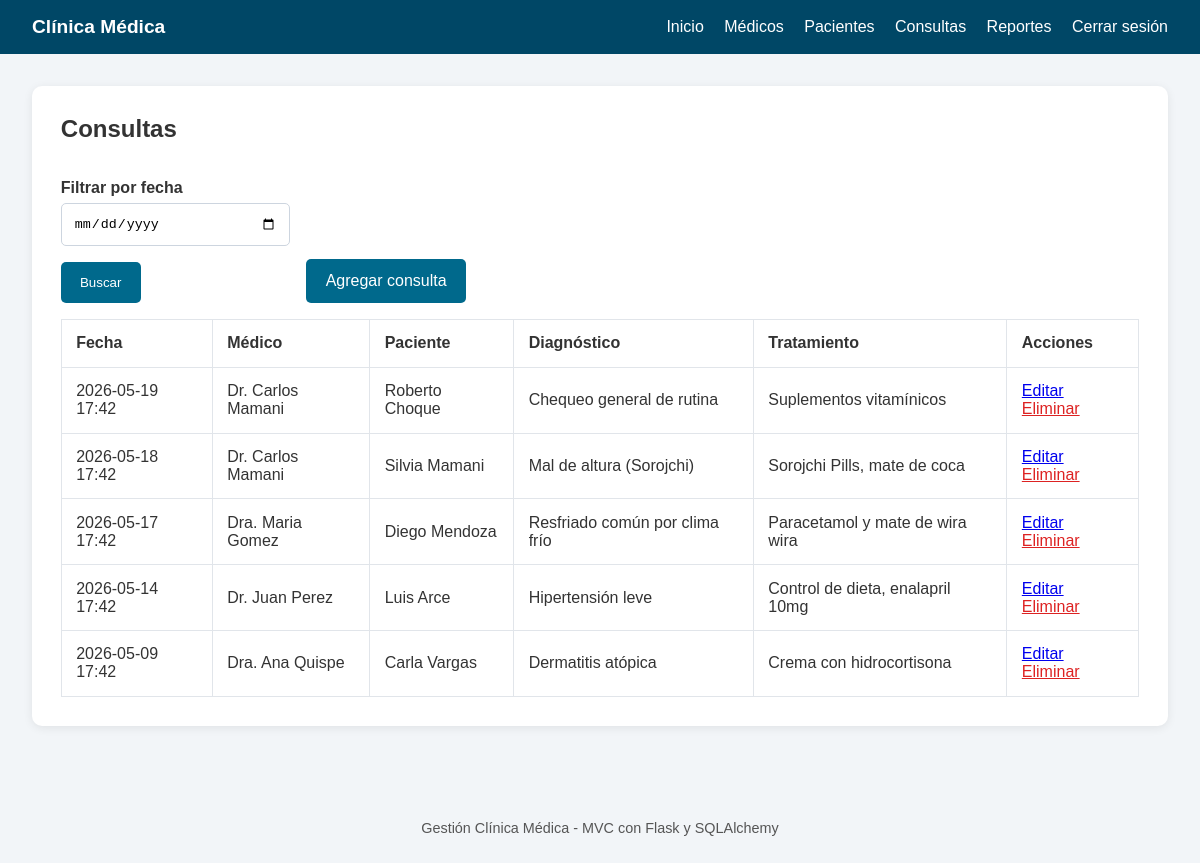
/consultas/ (signed in), run on the app's committed database.
### models/__init__.py (models this page shows)
class Consulta(db.Model):
    id = db.Column(db.Integer, primary_key=True)
    fecha = db.Column(db.DateTime, nullable=False)
    diagnostico = db.Column(db.Text, nullable=False)
    tratamiento = db.Column(db.Text, nullable=False)
    nota = db.Column(db.String(255), nullable=True)
    medico_id = db.Column(db.Integer, db.ForeignKey("doctor.id"), nullable=False)
    paciente_id = db.Column(db.Integer, db.ForeignKey("patient.id"), nullable=False)

class Doctor(db.Model):
    id = db.Column(db.Integer, primary_key=True)
    nombre = db.Column(db.String(120), nullable=False)
    especialidad = db.Column(db.String(120), nullable=False)
    telefono = db.Column(db.String(30), nullable=False)
    correo = db.Column(db.String(120), unique=True, nullable=False)
    consultas = db.relationship("Consulta", backref="doctor", lazy=True)

class Patient(db.Model):
    id = db.Column(db.Integer, primary_key=True)
    nombre = db.Column(db.String(120), nullable=False)
    edad = db.Column(db.Integer, nullable=False)
    direccion = db.Column(db.String(255), nullable=False)
    telefono = db.Column(db.String(30), nullable=False)
    consultas = db.relationship("Consulta", backref="paciente", lazy=True)

### controllers/consulta_controller.py (the view)
@consulta_bp.route("/", methods=["GET"])
@login_required
def index():
    fecha = request.args.get("fecha", "").strip()
    consultas = Consulta.query.order_by(Consulta.fecha.desc())
    if fecha:
        try:
            fecha_obj = datetime.strptime(fecha, "%Y-%m-%d")
            consultas = consultas.filter(db.func.date(Consulta.fecha) == fecha_obj.date())
        except ValueError:
            flash("Formato de fecha inválido. Usa AAAA-MM-DD.", "warning")
    consultas = consultas.all()
    return render_template("consultas/index.html", consultas=consultas, fecha=fecha)

### templates/consultas/index.html
{% extends "base.html" %}
{% block content %}
<section>
    <h2>Consultas</h2>
    <div class="form-inline">
        <form method="get" action="{{ url_for('consulta.index') }}">
            <label>Filtrar por fecha</label>
            <input type="date" name="fecha" value="{{ fecha }}" />
            <button type="submit">Buscar</button>
        </form>
        <a class="button" href="{{ url_for('consulta.crear') }}">Agregar consulta</a>
    </div>
    <table>
        <thead>
            <tr><th>Fecha</th><th>Médico</th><th>Paciente</th><th>Diagnóstico</th><th>Tratamiento</th><th>Acciones</th></tr>
        </thead>
        <tbody>
            {% for consulta in consultas %}
            <tr>
                <td>{{ consulta.fecha.strftime('%Y-%m-%d %H:%M') }}</td>
                <td>{{ consulta.doctor.nombre }}</td>
                <td>{{ consulta.paciente.nombre }}</td>
                <td>{{ consulta.diagnostico }}</td>
                <td>{{ consulta.tratamiento }}</td>
                <td>
                    <a href="{{ url_for('consulta.editar', consulta_id=consulta.id) }}">Editar</a>
                    <a class="danger" href="{{ url_for('consulta.eliminar', consulta_id=consulta.id) }}">Eliminar</a>
                </td>
            </tr>
            {% else %}
            <tr><td colspan="6">No hay consultas.</td></tr>
            {% endfor %}
        </tbody>
    </table>
</section>
{% endblock %}

### static/style.css (style rules this page uses)
body { margin: 0; font-family: Arial, sans-serif; background: #f2f5f8; color: #333; }
section { background: white; padding: 1.8rem; border-radius: 10px; box-shadow: 0 2px 10px rgba(0,0,0,0.08); margin-bottom: 1.5rem; }
h2 { margin-top: 0; }
table { width: 100%; border-collapse: collapse; margin-top: 1rem; }
table th, table td { padding: 0.9rem; border: 1px solid #e1e5ea; text-align: left; }
form label { display: block; margin-top: 1rem; font-weight: bold; }
input, select, textarea { width: 100%; padding: 0.75rem; border: 1px solid #cdd5df; border-radius: 5px; margin-top: 0.4rem; box-sizing: border-box; }
button, .button { background: #00698c; color: white; border: none; padding: 0.8rem 1.2rem; border-radius: 5px; cursor: pointer; display: inline-block; text-decoration: none; margin-top: 1rem; }
.danger { color: #d22; }
.form-inline { display: flex; flex-wrap: wrap; align-items: flex-end; gap: 1rem; }

### data on the page
Consulta: fecha "2026-05-19 17:42", doctor.nombre "Dr. Carlos Mamani", paciente.nombre "Roberto Choque", diagnostico "Chequeo general de rutina", tratamiento "Suplementos vitamínicos"
Consulta: fecha "2026-05-18 17:42", doctor.nombre "Dr. Carlos Mamani", paciente.nombre "Silvia Mamani", diagnostico "Mal de altura (Sorojchi)", tratamiento "Sorojchi Pills, mate de coca"
Consulta: fecha "2026-05-17 17:42", doctor.nombre "Dra. Maria Gomez", paciente.nombre "Diego Mendoza", diagnostico "Resfriado común por clima frío", tratamiento "Paracetamol y mate de wira wira"
Consulta: fecha "2026-05-14 17:42", doctor.nombre "Dr. Juan Perez", paciente.nombre "Luis Arce", diagnostico "Hipertensión leve", tratamiento "Control de dieta, enalapril 10mg"
Consulta: fecha "2026-05-09 17:42", doctor.nombre "Dra. Ana Quispe", paciente.nombre "Carla Vargas", diagnostico "Dermatitis atópica", tratamiento "Crema con hidrocortisona"
